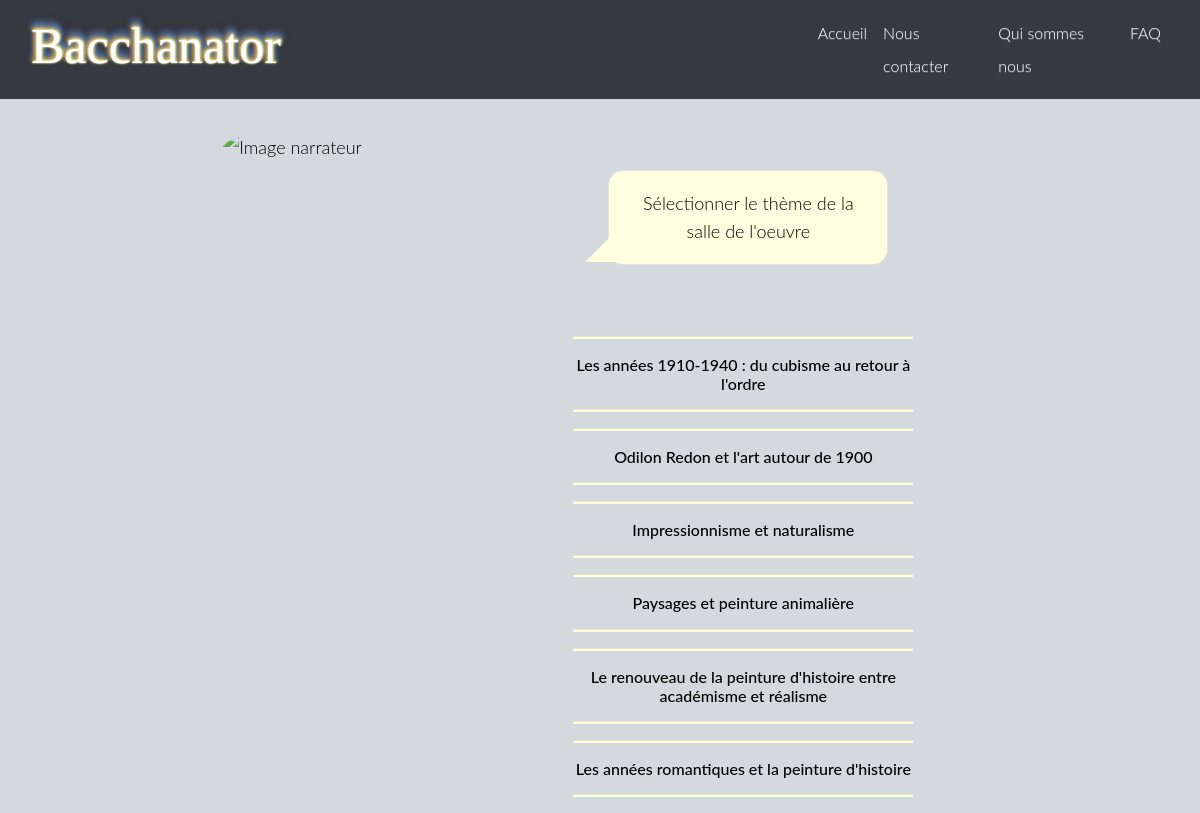
Screenshot of /jouer/ with the database file from the repository.
### blog/models.py (models this page shows, shortened)
class Question(models.Model):
    cleQuestion = models.IntegerField(primary_key = True)
    descriptionQuestion = models.CharField(max_length=200)
    inclu = models.IntegerField()
    priority = models.IntegerField(default=0)
    reponses = models.ManyToManyField(Reponse, through='Associer')
    tags = models.ManyToManyField(Tag, through='Concerner')

class Associer(models.Model):
    reponse = models.ForeignKey(Reponse, on_delete=models.CASCADE)
    question = models.ForeignKey(Question, on_delete=models.CASCADE)
    tag = models.CharField(max_length=80, blank=True)
    no_tag = models.CharField(max_length=80, blank=True)

class Reponse(models.Model):
    cleReponse = models.IntegerField(primary_key=True)
    descriptionReponse = models.CharField(max_length= 200)

### blog/views.py (the view)
# urls.py: path('jouer/', views.jouer, name='play_button'),
def jouer(request):
    question = None
    associee = None
    if request.method == 'POST':
        form = AnswerForm(request.POST)
        print(form)
        if form.is_valid():
            tag = form.cleaned_data['tag']
            print( "tag = " + tag)
            no_tag = form.cleaned_data['no_tag']
            print(no_tag)
            question_asked = form.cleaned_data['question_asked']
            print("questions_asked = " + question_asked)
            question_asked = form.cleaned_data['question_asked']
            tags = request.session['tags']
            no_tags = request.session['no_tags']
            questions_asked = request.session['questions_asked']
            cletag = 0
            if tag!="":
                cletag =  Tag.objects.all().filter(tag = tag).values_list()[0][0]
                tags = tags + "," + str(cletag)
            else:
                if no_tag!="":
                    cletag =  Tag.objects.all().filter(tag = no_tag).values_list()[0][0]
                    no_tags = no_tags + "," + str(cletag)
            print(cletag)
            print("tags = " + tags)
            print(no_tags)
            print(questions_asked)
            if question_asked!="":
                questions_asked = questions_asked + "," +  question_asked
            request.session['tags'] = tags
            request.session['no_tags'] = no_tags
            request.session['questions_asked'] = questions_asked
            tags = tags.split(",")
            tags.remove('')
            no_tags = no_tags.split(",")
            no_tags.remove('')
            questions_asked = questions_asked.split(",")
            questions_asked.remove('')
            contain = Contenir.objects.all()
            concerns = Concerner.objects.all()
            concerns = concerns.order_by('question__priority')
            print("Début for")
            print(concerns)
            for i in range(len(tags)):
                print("------------------------------------------------------")
                contain = contain.filter(image__tags = int(tags[i]))
                concerns = concerns.filter(question__tags = int(tags[i]))
                print(concerns)
            for i in range(len(no_tags)):
                contain = contain.exclude(image__tags = int(no_tags[i]))
                concerns = concerns.exclude(tag = int(no_tags[i]))
                concerns = concerns.exclude(question__inclu = int(no_tags[i]))
            print("Avant")
            for i in range(len(questions_asked)):
                concerns = concerns.exclude(question__cleQuestion = int(questions_asked[i]))
            print(contain)
            print(concerns)
            size_contain = len(contain.values('image').annotate(dcount=Count('image')) )
            print("******************************************")
            print(size_contain)
            size_concerns = concerns.count()
            if size_contain==0 or (size_concerns==0 and size_contain!=1):
                return render(request, 'blog/not_found.html')
            if size_contain ==1:
                img = contain[0].image
                return render(request, 'blog/afficher_image.html', {'img': img})
            if size_concerns!=0:
                question = concerns[0].question
                if question == question_asked and size_concerns>1:
                    question = concerns[1].question
                print(question)
                associee = Associer.objects.filter(question = question.cleQuestion)
                print(associee)
    else:
        question = Question.objects.get(cleQuestion=1)
        associee = Associer.objects.filter(question = question)
        q = Associer.objects.filter(question = question).count()
    return render(request, 'blog/jouer.html', {'question': question, 'associee': associee})

### blog/templates/blog/jouer.html (shortened to what this page needs)
{% extends 'base.html' %} {% load static %} {% block titre %}Jouer{% endblock %} {% block question %}
<div class="container champs">
    <div class="col-sm-2"> </div>
    <div class="col-sm-8">
        <div class="row">
            <div class="col-sm-2"> </div>
            <div class="col-sm-10">
                <div class="personnage1 d-inline d-sm-inline-block ">
                    <img src="{% static 'img_site/bacchanator1.svg' %}" class="rounded-circle img" alt="Image narrateur" />
                </div>
                <div class="talk-bubble2 tri-right round border left-top" id="plus">
                    <div class="talktext">
                        <p class="p">{{ question.descriptionQuestion }}</p>
                    </div>
                </div>
                {% block reponse %}
                <div class="reponse">
                    <h6>
                        {% for a in associee %}
                        <p>
                            <hr noshade>
                            <a class="bouton answer" href="javascript:document.getElementById('{{ a.reponse.cleReponse }}').submit();">{{ a.reponse.descriptionReponse }} </a>
                            <hr noshade>
                        </p>
                        {% endfor %}
                    </h6>
                </div>
                {% endblock %}
            </div>
        </div>
    </div>
    <div class="col-sm-2"> </div>
</div>
{% endblock %}

### blog/templates/base.html (shortened to what this page needs)
<!DOCTYPE html>
{% load static %}
<html lang="fr">
    <head>
        <link rel="stylesheet" href="https://maxcdn.bootstrapcdn.com/bootstrap/4.0.0/css/bootstrap.min.css">
        <link rel="stylesheet" href="https://maxcdn.bootstrapcdn.com/bootstrap/3.3.4/css/bootstrap-theme.min.css">
        <link rel="stylesheet" href="{% static 'css/accueil.css'%}">
        <link rel="stylesheet" href="{% static 'css/base.css' %}">
        <link rel="stylesheet" href="{% static 'css/style_equipe.css' %}">
        <link rel="stylesheet" href="https://use.fontawesome.com/releases/v5.5.0/css/all.css" >
        <link rel="stylesheet" href="{% static 'css/not_found.css'%}">
    </head>
    <body>
        <header>
            <nav class="navbar navbar-expand-md bg-dark navbar-light ">
                <div class="navbar-header col-sm-8"> <a class="navbar-brand text-white feu" href="{% url 'base' %}">Bacchanator</a> </div>
                <div id="navbarSupportedContent" class="collapse navbar-collapse col">
                    <ul class="navbar-nav mr-auto">
                        <li class="nav-item active"> <a class="nav-link text-white text" href="{% url 'base' %}">Accueil</a> </li>
                        <li class="nav-item"> <a class="nav-link text-white text" href="{% url 'contacter' %}">Nous contacter</a></li>
                        <li class="nav-item"> <a class="nav-link text-white text" href="{% url 'qui_sommes_nous' %}">Qui sommes nous</a></li>
                        <li class="nav-item"> <a class="nav-link text-white text" href="{% url 'faq' %}">FAQ</a></li>
                    </ul>
                </div>
            </nav>
        </header>
        <div>
            {% block question %}{% endblock %}
        </div>
    </body>
</html>

### blog/static/css/base.css (style rules this page uses)
body { background: #D4D9DD url('images/bg03.jpg'); color: #000000; font-size: 13.5pt; font-family: 'Yanone Kaffeesatz'; line-height: 1.85em; font-weight: 300; }
.feu { font-family: 'Times New Roman', Times, serif; font-size: 50px; color: white; text-shadow: 0 0 2px #fefcc9, 1px -1px 3px #feec85, -2px -2px 4px #ffae34, 2px -4px 5px #5691b8, -2px -6px 6px #547fc0, 0 -8px 7px #587abb, 1px -9px 8px #451b0e; }
.text { font-size: medium; }
.talk-bubble2 { left: 520px; margin: 20px; top: 260px; display: inline-block; position: absolute; width: 280px; height: auto; background-color: lightyellow; }
.round { border-radius: 15px; -webkit-border-radius: 15px; -moz-border-radius: 15px; }
.tri-right.left-top:after { content: ' '; position: absolute; width: 0; height: 0; left: -24px; right: auto; top: 2px; bottom: auto; border: 28px solid; border-color: lightyellow transparent transparent transparent; }
#plus { top: 50px; left: 420px; }
#plus:after { top: auto; bottom: 2px; border-color: transparent transparent lightyellow transparent; }
.talktext { padding: 1em; text-align: center; line-height: 1.6em; font-size: large; }
.talktext .p { -webkit-margin-before: 0em; -webkit-margin-after: 0em; }
.personnage1 { position: relative; top: 30px; left: 40px; }
.img { width: 380px; height: 420px; }
.bouton.answer { text-decoration: none; color: #000000; }
.reponse { width: fit-content; position: absolute; text-align: center; top: 220px; padding-left: 390px; }
hr { width:340px; height:2px; background-color: lightyellow; }

### blog/static/css/not_found.css (style rules this page uses)
body { font-family: 'Lato', sans-serif; }

### rows the page displays
Question: descriptionQuestion "Sélectionner le thème de la salle de l'oeuvre"
Associer: reponse.descriptionReponse "Les années 1910-1940 : du cubisme au retour à l'ordre"
Associer: reponse.descriptionReponse "Odilon Redon et l'art autour de 1900"
Associer: reponse.descriptionReponse "Impressionnisme et naturalisme"
Associer: reponse.descriptionReponse "Paysages et peinture animalière"
Associer: reponse.descriptionReponse "Le renouveau de la peinture d'histoire entre académisme et réalisme"
Associer: reponse.descriptionReponse "Les années romantiques et la peinture d'histoire"
